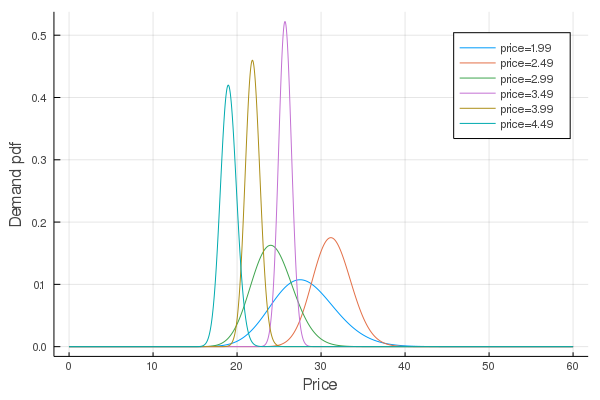

Reproduce this figure in Julia.
using DataFrames, Statistics, LinearAlgebra
using Random, Distributions, Plots, StatsBase

ProjDir = @__DIR__
#Random.seed!(12591)

include(joinpath(ProjDir,
    "./optimal_price_probabilities/optimal_price_probabilities.jl"))

# parameters
prices = [1.99, 2.49, 2.99, 3.49, 3.99, 4.49]

# parameters of the true (unknown) demand model
true_intc = 50
true_slope = 7

# prior distribution for each price
θ = [DataFrame() for i in 1:length(prices)]
for (i,p) in enumerate(prices)
    append!(θ[i],
        DataFrame(
            :price => p,
            :α => 30.0, 
            :β => 1.0,
            :mean => 30.0
        )
    )
end

demands = true_intc .- true_slope * prices
probs = optimal_price_probabilities(prices, demands, 60)

α_demand = 50
β_demand = 7

# distribution for each price
θ = DataFrame()
for p in prices
    append!(θ,
        DataFrame(
            :price => p,
            :α => 30.0, 
            :β => 1.0,
            :mean => 30.0
        )
    )
end

function sample_demands_from_model(theta)
    [rand(Gamma(v[:α], 1/v[:β]), 1)[1] for v in eachrow(θ)]
end

function sample_demand(price, demand_a=α_demand, demand_b=β_demand)
    demand = demand_a - demand_b * price
    rand(Poisson(demand), 1)[1]
end

function simulate(;T=T, verbose=false, report_final=true)
    # history for each price
    history = DataFrame()

    for t in 1:T
        demands = sample_demands_from_model(θ)
        price_probs = optimal_price_probabilities(prices, demands, 60)
        price_index_t = sample(1:length(prices), price_probs)
        price_t = prices[price_index_t]
        demand_t = sample_demand(price_t)
        revenue = round(demand_t * price_t, digits=2)

        θ[price_index_t, :α] += demand_t
        θ[price_index_t, :β] += 1
        θ[price_index_t, :mean] = θ[price_index_t, :α] / θ[price_index_t, :β]

        if verbose || (report_final && t == T)
            println("\nPrices = $prices")
            println("Demands (step=$t) = $(round.(demands, digits=2))")
            println("Price probs (step=$t) = $(price_probs)")
            println("Price index (step=$t) = $(price_index_t)")
            print("Selected price (step=$t) = $price_t =>")
            println(" demand = $demand_t, revenue = $revenue")
        end

        v = θ[price_index_t, :]
        append!(history,
            DataFrame(
                :step => t,
                :index => price_index_t,
                :price => v[:price],
                :α => v[:α], 
                :β => v[:β]
            )
        )       
    end

    (θ, history)
end

(θ, history) = simulate(T=100)
#history[history.step .== T, :] |> display
println()
θ |> display

x = 0.0:0.01:60.0
figs = Vector{Plots.Plot{Plots.GRBackend}}(undef, 1)
figs[1] = plot(xlabel="Price", ylabel="Demand pdf")
for v in eachrow(θ)
    figs[1] = plot!(figs[1], x, pdf.(Gamma(v[:α], 1/v[:β]), x),
        label="price=$(v[:price])")
end
plot(figs..., layout=(1,1))
savefig(joinpath(@__DIR__, "thomson.png"))

